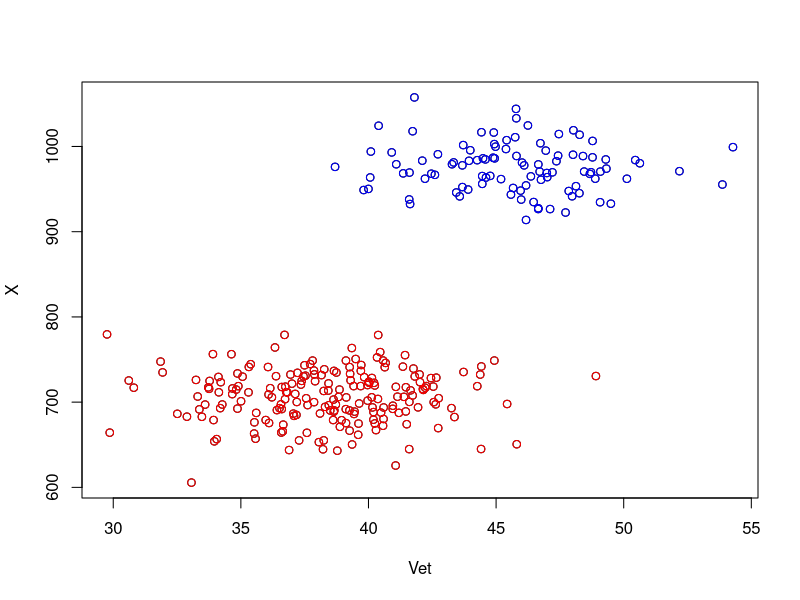
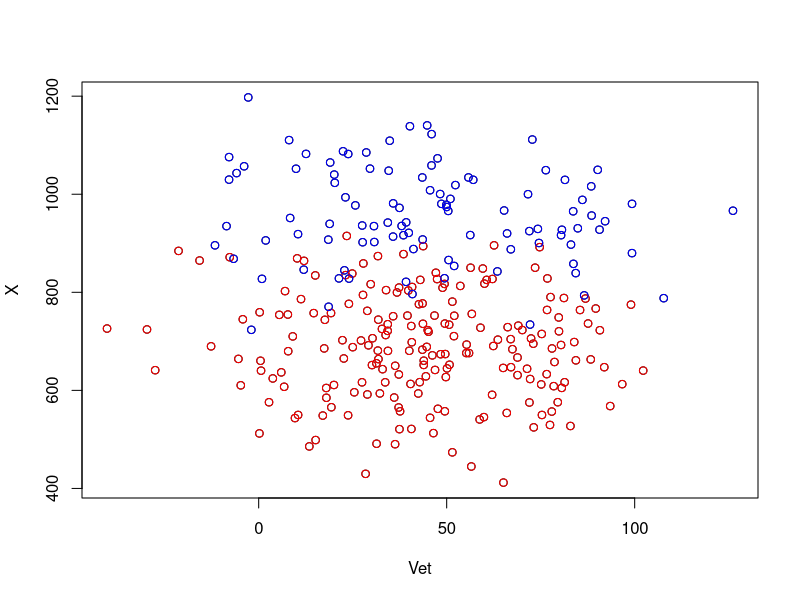

Reproduce these figures in R, in order. (Note: this script raises an error after producing the figures.)
###### making a sample set #### 

doSample<-function(qnts, medias, desvios){
  Vet <- NULL
  n <- length(medias)
  for(i in 1:n){
    X = rnorm(qnts,medias[i],desvios[i])
    if(is.null(Vet)){
      Vet <- X
    }else{
      Vet = cbind(Vet,X)
    }
  }
  return(Vet)
}

# Two separate sample
q <- 200
m <- c(38.6,704.1)
d <- c(3,30)

vetNo <- doSample(q,m,d)

q <- 100
m <- c(45.5,973.8)
d <- c(3,30)

vetCa <- doSample(q,m,d)

vetSep <- rbind(vetNo, vetCa)
vetSep <- as.data.frame(vetSep)
#rm(vetNo,vetCa)

plot(vetSep, col = "black")
points(vetNo, col = "red", add = TRUE)
points(vetCa, col = "blue", add = TRUE)

# Two sample together
q <- 200
m <- c(38.6,704.1)
d <- c(30,100)

vetNo <- doSample(q,m,d)

q <- 100
m <- c(45.5,973.8)
d <- c(30,100)

vetCa <- doSample(q,m,d)

vetJun = rbind(vetNo, vetCa)
vetJun <- as.data.frame(vetJun)

plot(vetJun, col = "black")
points(vetNo, col = "red", add = TRUE)
points(vetCa, col = "blue", add = TRUE)

###### making  K-means ##############

# para teste
data <- vetSep
k <- 2
inter <- 10

#seleciona dois pontos aleatorios dentro da amostra
doCentralPoints <- function(data, k, d){
  a <- sample(1:dim(data)[1])
  centros <- data[a[1],]
  for(i in 1:(k-1)){
    centros <- rbind(centros, data[a[i+1],])
  }
  return(centros)
}

#calcula a media de cada posicao/dimensao de uma matriz
doMeans <- function(data){
  d<-dim(data)[2]
  med <- matrix(0,1,d)
  for(i in 1:d){
    med[1,i] <- mean(data[,i])
  }
  return(med)
}

#calcula a distancia euclidiana de dois pontos
dist <- function(pA, pB){
  tam = length(pA)
  s = 0
  for(i in 1:tam){
    s = s + (pA[i]-pB[i])**2
  }
  return(sqrt(s))
}

#calcula a matriz de distancia 

distMat <- function(vet){
  n = dim(vet)
  m = matrix(Inf,n[1],n[1])
  for(i in 1:n[1]){
    for(j in i:n[1]){
      if(i==j){
        m[i,j]<-Inf
      }else{
        m[i,j]<-dist(vet[i,],vet[j,])
        m[j,i]<-m[i,j]  
      }
    }
  }
  
  rownames(m)<-rownames(vet)
  colnames(m)<-rownames(vet)
  return(m)
}


#acha uma vetor que diz qual ponto eh mais perto de qual ponto
clust <- function(centros, data){
  l <- dim(data)[1]
  n <- as.integer(dim(centros)[1])
  grupo <- matrix(0,l,1)
  for(i in 1:l){
    i =1
    
    A <- data[i,]
    M <- rbind(as.matrix(centros),as.matrix(A))
    D <- distMat(M)
    indexMin <- which.min(D[n+1,])
    grupo[i,1] <- indexMin
  }
  return(grupo)
}

#meu kmeans 
meuKmean <- function(data, k , inter = 10){
  #achando a dimensao em que esta se trabalhando  
  d <- dim(data)[2]
  
  k=3
  centros <- doCentralPoints(data,k,d)
  g <- clust(centros, data)
  
}


plot(data, col = g)
points(centros, col = "blue")









